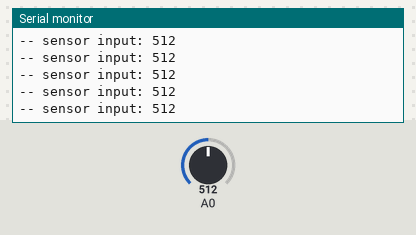
A sketch run on a simulated Arduino Uno, built with avr-gcc and run on an emulated ATmega328P. Parts: the last lines printed to the serial monitor. The test bench sets the inputs (shaded band); at power-on: A0 = 512. Random numbers use the default seed unless the sketch sets one.

Above: at 2.2 s.
2.3 s: A0 set to 610
At 2.51 s:
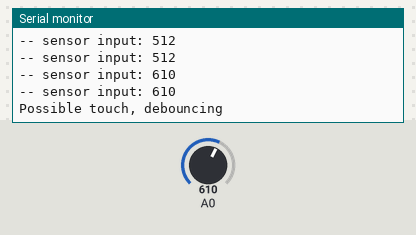
4.3 s: A0 set to 590
At 5.51 s:
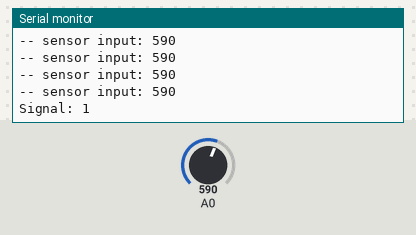
Timing chart, 0 to 7.3 s (numbered marks = the images above; inputs shaded):
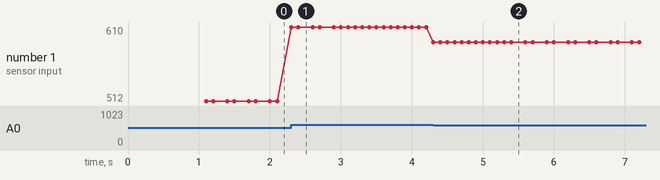

The sketch:

binary_oracle_touch_test.ino
```cpp
// use FastLED for timing
#include "FastLED.h"

// ----------------------------------
// --- PARAMETERS TO ADJUST ---------
// 1 for simulated sensor data, 0 with real bio-signal
#define SIMULATED_DATA 0

// Set the method of analyzing analog bio-signal
// 0 = Counting Peaks / Troughs
// 1 = Average Amplitude of Peaks vs/ Troughs
// 2 = mock random values
#define BIO_SIGNAL_ANALYSIS_TYPE 0

// how often we poll the bio-signal
int sensing_period_in_millis = 100;

// seconds for sensing
int sensor_time_seconds = 3;

// time to record sensor values when waiting for signal (takes 2 to start)
int millis_between_start_detections = 280;

// low and high threshold for a signal to be detected
int lo_signal_threshold = 150;
int hi_signal_threshold = 600;

#define show_sensor_value 1

// --- END PARAMETERS TO ADJUST -----
// ----------------------------------

// array for sensor values
int sensor_values[600];
int sensor_count = 0;

int waiting;
int start_detected = 0;
int start_time_in_millis;
int signal_finished = 0;
int signal;

boolean signal_detected_first = false;

long sensor_time_millis = sensor_time_seconds * 1000;
long max_diff_millis;
long current_time_in_millis;


void setup() {
  Serial.begin(9600);
  delay(1000); // 2 second delay for recovery
  Serial.println("Starting version 12: ");

  current_time_in_millis = millis();
  start_time_in_millis = millis();
  waiting = 1;
  max_diff_millis = millis_between_start_detections;

}


// main loop
void loop()
{

  EVERY_N_MILLISECONDS(sensing_period_in_millis) {
    check_binary_signal();
    if (signal_finished){
      process_signal();
    }
  }

}


void process_signal(){
  // just output to serial for testing
  Serial.print("Signal: ");
  Serial.println(signal);
  signal_finished = 0;
}


void get_analog_value_and_add_to_time_series(){

    int sensor_value = analogRead(A0);
    sensor_values[sensor_count] = sensor_value;
    sensor_count += 1;

    if (show_sensor_value){
      Serial.print("-- sensor input: ");
      Serial.println(sensor_value);
    }

}


void reset_time_series(){
  sensor_count = 0;
}


// ---------------------------
// main control function for sensing
// changes program state depending on recent sensor values and time elapsed
void check_binary_signal(){

  current_time_in_millis = millis();

  if (waiting == 1){
    int started = check_start();
    if (started){
      Serial.println("Detected touch!");
      waiting = 0;
      // set up for signal recording
      max_diff_millis = sensor_time_millis;
    }
  }
  else{
  // waiting = 0, recording
    if(current_time_in_millis - start_time_in_millis < max_diff_millis){
      get_analog_value_and_add_to_time_series();
      // current_time_in_millis = millis();
    }
    else{
      // done listening, set up for start detection
      waiting = 1;
      max_diff_millis = millis_between_start_detections;
      start_time_in_millis = millis();
      // current_time_in_millis = millis();

      // get binary signal value
      signal_finished = 1;
      signal = get_binary_from_time_series();
    }
  }
}

// -----------------------------
// functions to detect start of signal
int min_sensor_val(){
  int min_val = 1023;
  for (int i=0; i < sensor_count;i++ ){
    if ( sensor_values[i] < min_val ){
      min_val = sensor_values[i];
    }
  }
  return min_val;
}


int max_sensor_val(){
  int max_val = 0;
  for (int i=0; i < sensor_count;i++ ){
    if ( sensor_values[i] > max_val ){
      max_val = sensor_values[i];
    }
  }
  return max_val;
}


int detect_signal_in_time_series(){
  // check values in sensor_values to see if any past threshold

  if(SIMULATED_DATA){
    return random(2);
  }

  if ( max_sensor_val() > hi_signal_threshold || min_sensor_val() < lo_signal_threshold){
    return 1;
  }
  else{
    return 0;
  }
}


void reset_signal_detection(){
  reset_time_series();
  current_time_in_millis = millis();
  start_time_in_millis = millis();
}


int check_start(){

  // Serial.print("check_start:  ");

  current_time_in_millis = millis();

  // Serial.println(current_time_in_millis - start_time_in_millis);

  // if not done listening, record and keep going
  if(current_time_in_millis - start_time_in_millis < max_diff_millis){
    // Serial.println("readin");
    get_analog_value_and_add_to_time_series();
    return 0;
  }

  // done listening for start
  int signal_detected = detect_signal_in_time_series();

  if ( ! signal_detected ){
    signal_detected_first = 0;
    reset_signal_detection();
    return 0;
  }
  if (signal_detected_first){
      signal_detected_first = 0;
      // don't reset sensor data, keep the last period
      return 1;
  }
  else{
    // detected a signal, but will wait one more cycle
    Serial.println("Possible touch, debouncing");
    signal_detected_first = 1;
    reset_signal_detection();
    return 0;
  }
}


// --------------------------------------------
// functions to determine binary signal value
int get_mean(){
  int sum = 0;
  for (int i=0; i < sensor_count;i++ ){
    sum += sensor_values[i];
  }
  // TODO: would this be faster without float conversion?
  return int(sum / float(sensor_count));

}

int compare_troughs_and_peaks(int ref_val){
  // compare number of values above and below a reference value
  int lo_count = 0;
  int hi_count = 0;

  for (int i=0; i < sensor_count;i++ ){
    int val = sensor_values[i];
    if ( val < ref_val ){
      lo_count += 1;
    }
    else if (val > ref_val){
      hi_count += 1;
    }
  }

  if (hi_count > lo_count){
    return 1;
  }
  return 0;
}

int get_binary_signal_from_counts(){
  // method 0 to get a roughly 50:50 value from the bio-signal
  int mean = get_mean();
  return compare_troughs_and_peaks(mean);
}

int get_binary_from_time_series() {

   if (BIO_SIGNAL_ANALYSIS_TYPE == 2 || SIMULATED_DATA){
     // fake it
     return random(2);
   }
   else if (BIO_SIGNAL_ANALYSIS_TYPE == 1){
     // TODO: type 1
     return random(2);
   }
   else{
     // BIO_SIGNAL_ANALYSIS_TYPE == 0
     return get_binary_signal_from_counts();
   }
}
```

Measured:
- after the input at 2.3 s, the serial monitor: prints a new line at once (image 1)
- after the input at 4.3 s, the serial monitor: prints a new line at once (image 2)
- plotted number 1: 512 → 610 after the input at 2.3 s, 610 → 590 after the input at 4.3 s
